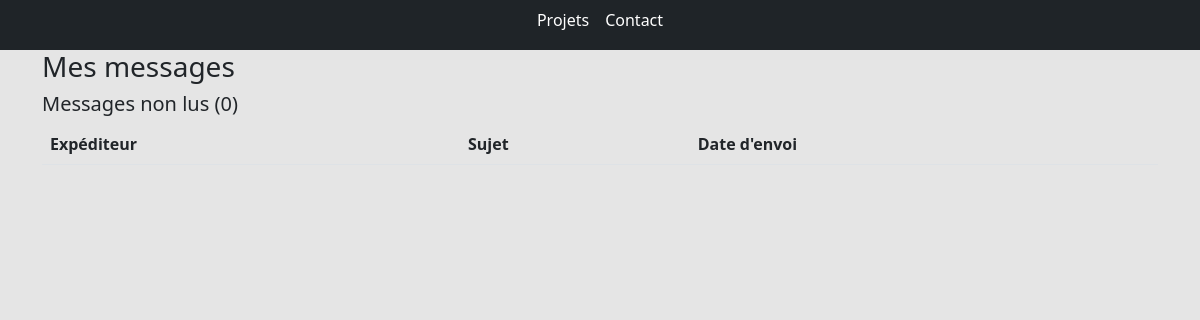
Before: /inbox/ with the older database file.
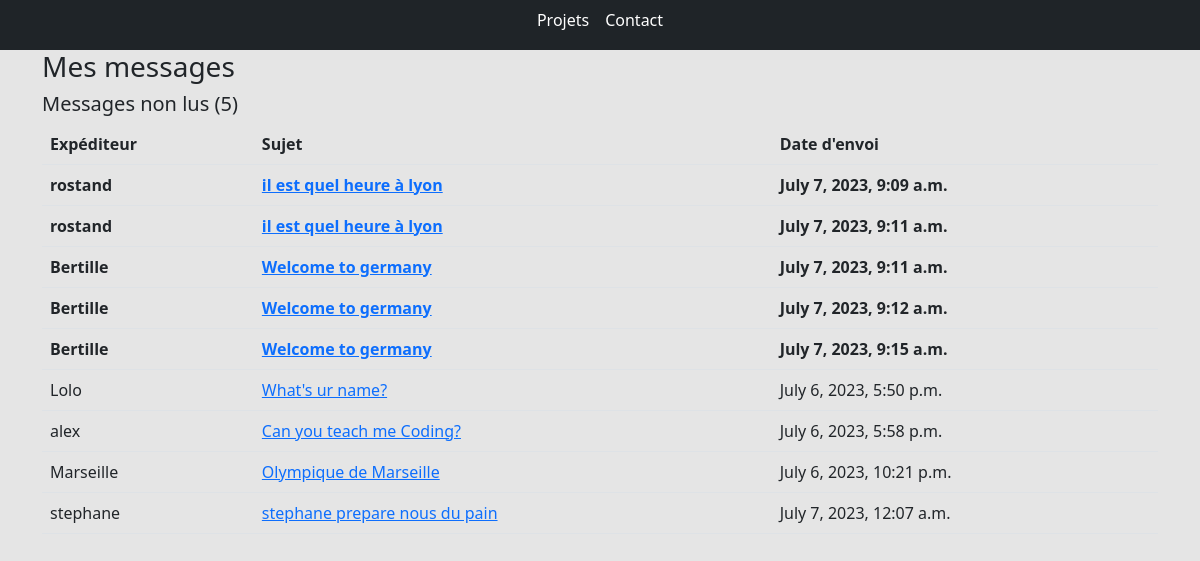
After: the same page with the newer database file.
### base/models.py (models this page shows, shortened)
class Message(models.Model):
    name = models.CharField(max_length=200, null=True)
    email = models.CharField(max_length=200, null=True)
    subject = models.CharField(max_length=200, null=True)
    body = models.TextField()
    is_read = models.BooleanField(default=False)
    created = models.DateTimeField(auto_now_add=True)
    id = models.UUIDField(
        default=uuid.uuid4, unique=True, primary_key=True, editable=False
    )

### base/views.py (the view)
# urls.py: path("inbox/", views.inboxPage, name="inbox"),
def inboxPage(request):
    inbox = Message.objects.all().order_by("is_read")
    unreadCount = Message.objects.filter(is_read=False).count()
    context = {"inbox": inbox, "unreadCount": unreadCount}
    return render(request, "base/inbox.html", context)

### base/templates/base/inbox.html
{% extends 'base/main.html' %}
{% load static %}
{% block content %}
<div class="container">
    <h3>Mes messages</h3>
    <h5>Messages non lus ({{ unreadCount }})</h5>
    <table class="table">
        <thead>
            <tr>
                <th>Expéditeur</th>
                <th>Sujet</th>
                <th>Date d'envoi</th>
            </tr>
        </thead>
        <tbody>
            {% for message in inbox %}
            {% if message.is_read %}
            <tr>
                {% else %}
            <tr style="font-weight: 900;">
                {% endif %}
                <td>{{ message.name }}</td>
                <td>
                    <a href="{% url 'message' message.id %}">{{ message.subject }}</a>
                </td>
                <td>{{ message.created }}</td>
            </tr>
            {% endfor %}
        </tbody>
    </table>
</div>
{% endblock content %}

Changed rows visible on the page:
added Message: name "rostand", subject "il est quel heure à lyon", created "July 7, 2023, 9:09 a.m."
added Message: name "rostand", subject "il est quel heure à lyon", created "July 7, 2023, 9:11 a.m."
added Message: name "Bertille", subject "Welcome to germany", created "July 7, 2023, 9:11 a.m."
added Message: name "Bertille", subject "Welcome to germany", created "July 7, 2023, 9:12 a.m."
added Message: name "Bertille", subject "Welcome to germany", created "July 7, 2023, 9:15 a.m."
added Message: name "Lolo", subject "What's ur name?", created "July 6, 2023, 5:50 p.m."
added Message: name "alex", subject "Can you teach me Coding?", created "July 6, 2023, 5:58 p.m."
added Message: name "Marseille", subject "Olympique de Marseille", created "July 6, 2023, 10:21 p.m."
added Message: name "stephane", subject "stephane prepare nous du pain", created "July 7, 2023, 12:07 a.m."
Other visible differences:
{{ unreadCount }}: "0" → "5"
